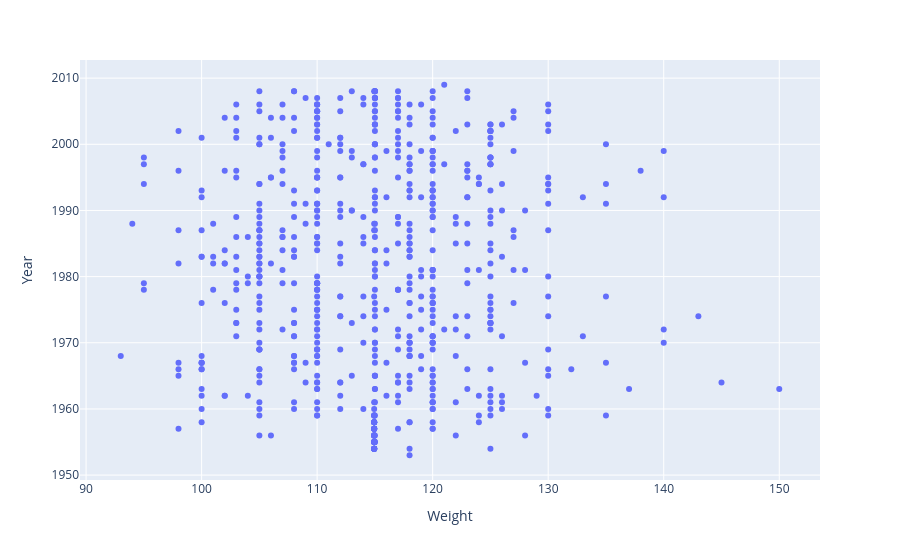

Notebook code cell kept with this figure:
### Code cell
fig = px.scatter(df, "Weight", "Year")
fig.show()

### Figure 1 — Plotly figure (JSON) as saved in the notebook; plotly's stock layout.template omitted (floating-point values rounded to 4 significant figures; data arrays with more than 128 entries replaced by an {"elided": "..."} marker saying what was removed)
{"data": [{"hovertemplate": "Weight=%{x}<br>Year=%{y}<extra></extra>", "legendgroup": "", "marker": {"color": "#636efa", "symbol": "circle"}, "mode": "markers", "name": "", "orientation": "v", "showlegend": false, "type": "scatter", "x": {"elided": "662 float values"}, "xaxis": "x", "y": {"elided": "662 int values"}, "yaxis": "y"}], "layout": {"legend": {"tracegroupgap": 0}, "margin": {"t": 60}, "xaxis": {"anchor": "y", "domain": [0, 1], "title": {"text": "Weight"}}, "yaxis": {"anchor": "x", "domain": [0, 1], "title": {"text": "Year"}}}}
